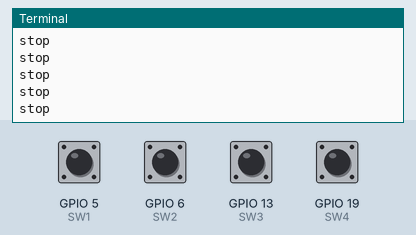
This program was run on a simulated Raspberry Pi (BCM pin numbers). On the bench: the last lines printed to the terminal. Inputs (shaded band) come from the test bench; at power-on: GPIO 5 (SW1), GPIO 6 (SW2), GPIO 13 (SW3), GPIO 19 (SW4) LOW.

Above: at 1.2 s.
1.3 s: GPIO 5 (SW1) pulled HIGH for 0.15 s
At 1.31 s:
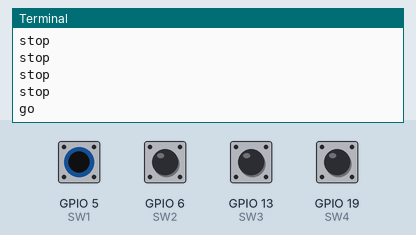
2.9 s: GPIO 6 (SW2) pulled HIGH for 0.15 s
At 2.91 s:
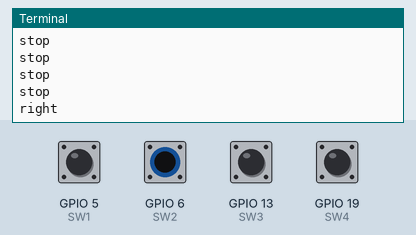
4.5 s: GPIO 13 (SW3) pulled HIGH for 0.15 s
At 4.51 s:
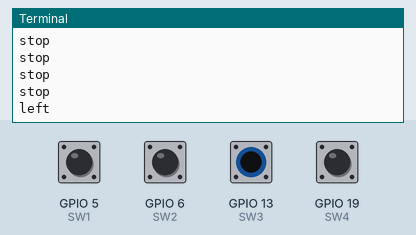
6.1 s: GPIO 19 (SW4) pulled HIGH for 0.15 s
At 6.11 s:
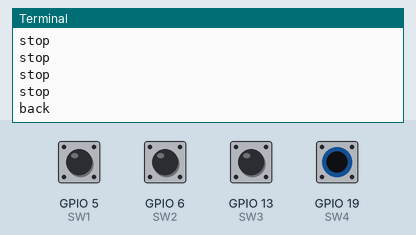

The program:

switchInput.py
```python
import RPi.GPIO as GPIO
import time

SW1 = 5
SW2 = 6
SW3 = 13
SW4 = 19

GPIO.setwarnings(False)
GPIO.setmode(GPIO.BCM)
GPIO.setup(SW1,GPIO.IN,pull_up_down=GPIO.PUD_DOWN)
GPIO.setup(SW2,GPIO.IN,pull_up_down=GPIO.PUD_DOWN)
GPIO.setup(SW3,GPIO.IN,pull_up_down=GPIO.PUD_DOWN)
GPIO.setup(SW4,GPIO.IN,pull_up_down=GPIO.PUD_DOWN)

try:
    while True:

      # 각 스위치 입력에 따른 출력
        if GPIO.input(SW1) == 1:
            print('go')
        elif GPIO.input(SW2) == 1:
            print('right')
        elif GPIO.input(SW3) == 1:
            print('left')
        elif GPIO.input(SW4) == 1:
            print('back')
        else:
            print('stop')

        time.sleep(0.1)
except KeyboardInterrupt:
    pass

GPIO.cleanup()
```

Measured:
- after the input at 1.3 s, the terminal: prints a new line at once (image 1)
- after the input at 2.9 s, the terminal: prints a new line at once (image 2)
- after the input at 4.5 s, the terminal: prints a new line at once (image 3)
- after the input at 6.1 s, the terminal: prints a new line at once (image 4)
